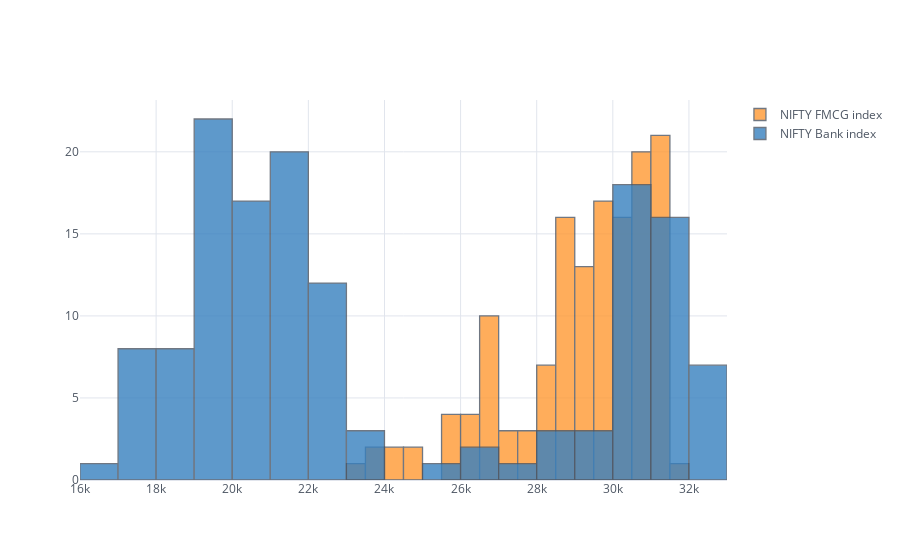

Here is the notebook cell this chart was saved with:
### Code cell
df[['NIFTY FMCG index','NIFTY Bank index']].iplot(kind='hist', bins=30)

### Figure 1 — Plotly figure (JSON) as saved in the notebook; plotly's stock layout.template omitted (floating-point values rounded to 4 significant figures; data arrays with more than 128 entries replaced by an {"elided": "..."} marker saying what was removed)
{"data": [{"opacity": 0.8, "name": "NIFTY FMCG index", "histnorm": "", "nbinsx": 30, "histfunc": "count", "marker": {"color": "rgba(255, 153, 51, 1.0)", "line": {"color": "#4D5663", "width": 1.3}}, "x": {"elided": "142 float values"}, "type": "histogram", "orientation": "v"}, {"opacity": 0.8, "name": "NIFTY Bank index", "histnorm": "", "nbinsx": 30, "histfunc": "count", "marker": {"color": "rgba(55, 128, 191, 1.0)", "line": {"color": "#4D5663", "width": 1.3}}, "x": {"elided": "142 float values"}, "type": "histogram", "orientation": "v"}], "layout": {"xaxis": {"tickfont": {"color": "#4D5663"}, "zerolinecolor": "#E1E5ED", "title": {"text": "", "font": {"color": "#4D5663"}}, "gridcolor": "#E1E5ED", "showgrid": true}, "title": {"font": {"color": "#4D5663"}}, "paper_bgcolor": "#FFFFFF", "plot_bgcolor": "#FFFFFF", "yaxis": {"tickfont": {"color": "#4D5663"}, "zerolinecolor": "#E1E5ED", "title": {"text": "", "font": {"color": "#4D5663"}}, "gridcolor": "#E1E5ED", "showgrid": true}, "barmode": "overlay", "legend": {"bgcolor": "#FFFFFF", "font": {"color": "#4D5663"}}}}
